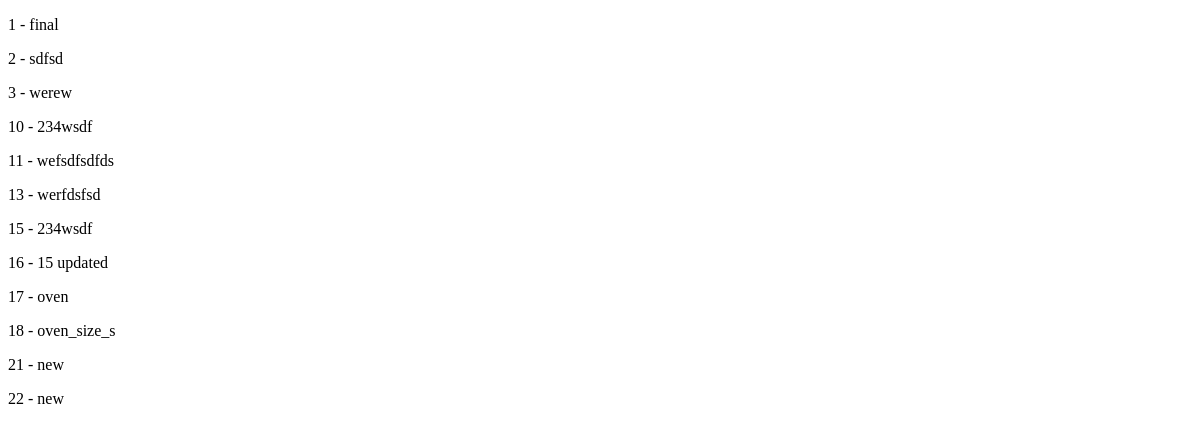
Before: /products/ with the older database file.
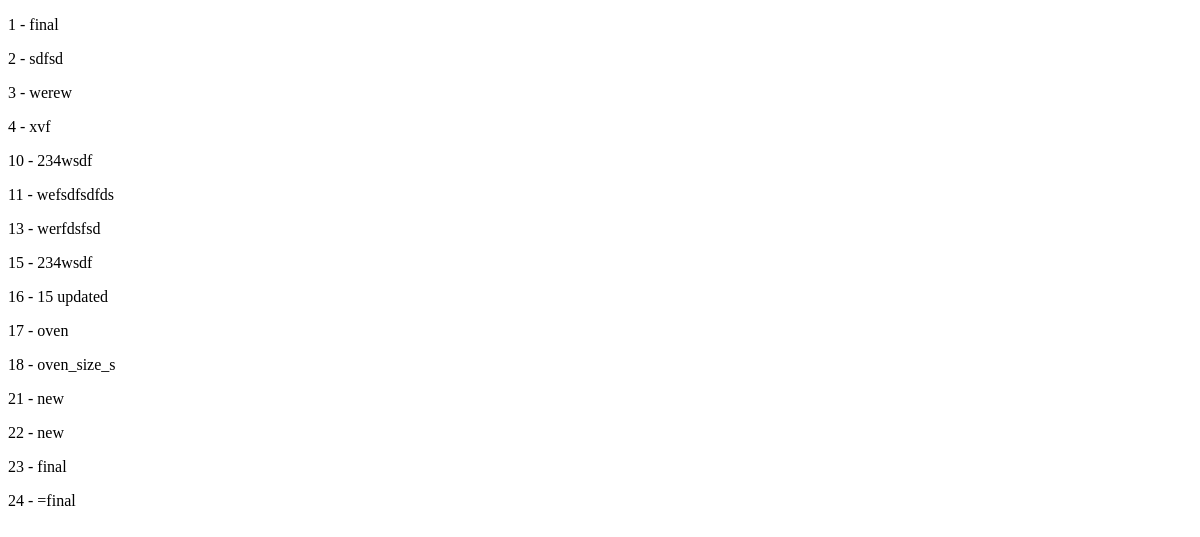
After: the same page with the newer database file.
### products/models.py (models this page shows, shortened)
class Product(models.Model):
    id = models.AutoField(primary_key=True)
    product_name = models.CharField(max_length=15)
    product_description = models.TextField()
    product_price = models.DecimalField(decimal_places=2,max_digits=15)
    is_deleted = models.BooleanField(default=False)
    product_hsn = models.IntegerField(default=32543)

### products/views.py (the view)
# urls.py: path('', MyListView.as_view(), name='connections-list'),
class MyListView(ProductListView):
    queryset = Product.objects.all().order_by('id') # - minus sign to reverse the order

### products/views.py (called while the page is built)
    def get_queryset(self):
        return self.queryset.filter(is_deleted = False)

    def get(self, request, *args, **kwargs):
        context = {'object_list' : self.get_queryset()}
        return render(request, self.template_name, context)

### products/templates/products/product_list.html
{% extends "base.html" %}
{% block content%}
    {% for instance in object_list %}
        <p>{{instance.id}} - {{instance.product_name}}</p>
    {% endfor %}
{% endblock content %}

### templates/base.html (shortened to what this page needs)
{% load static %}
<!DOCTYPE html>
<html lang="en">
<head>
    <link rel="stylesheet" href="{% static 'appinvoice/main.css' %}">
</head>
<body>
    {% block content %}{% endblock %}
</body>
</html>

Changed rows visible on the page:
added Product: id "4", product_name "xvf"
added Product: id "23", product_name "final"
added Product: id "24", product_name "=final"
